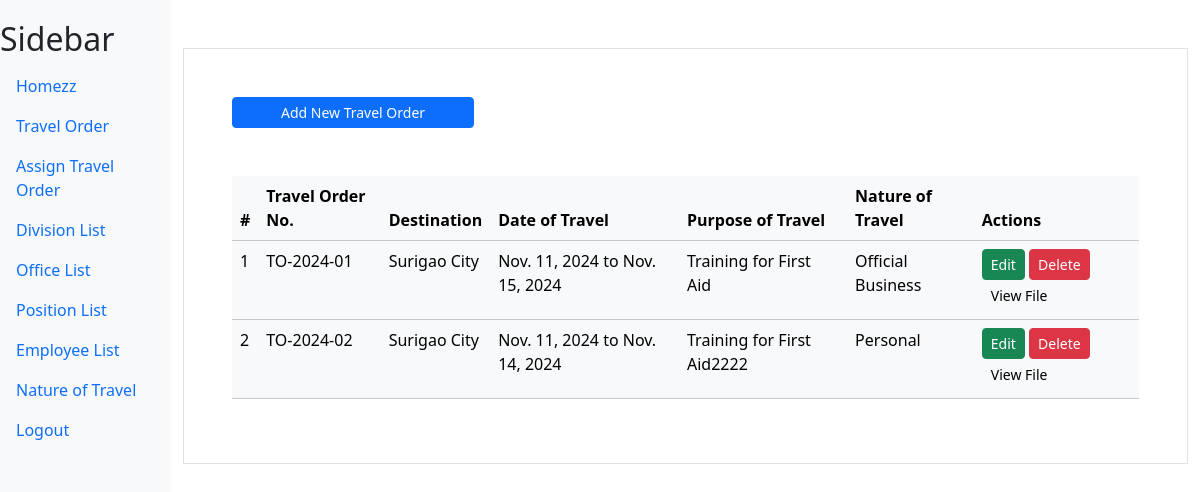
The app's page /travel_order/ (signed in) with its own data.
### myapp/models.py (models this page shows)
class TravelOrder(models.Model):
    travel_number = models.CharField(max_length=100, verbose_name="Travel Order Number")
    destination = models.CharField(max_length=100,verbose_name="Destination")
    date_start = models.DateField(verbose_name="Date Start")
    date_end = models.DateField(verbose_name="Date End")
    purpose = models.CharField(max_length=100,verbose_name="Purpose of Travel")
    natureoftavel = models.ForeignKey(NatureOfTravel,on_delete=models.CASCADE)
    file = models.FileField(upload_to='documents/', default='documents/default_file.pdf', verbose_name="Upload File")

class NatureOfTravel(models.Model):
    nature_travel_name = models.CharField(max_length=100,verbose_name="Nature of Travel")

### myapp/views.py (the view, shortened to what this page needs)
# urls.py: path('travel_order/',views.travel,name='travel'),
@login_required
def travel(request):
    travel = TravelOrder.objects.all()
    nature_travel = NatureOfTravel.objects.all()
    context = {"travel_list":travel,"nature_travel_list":nature_travel}
    return render(request,'myapp/travelorder.html',context)

### myapp/templates/myapp/travelorder.html (shortened to what this page needs)
{% extends "myapp/base.html" %}
{% block content %}
<div class="container mt-5 p-5 border">
    <div class="">
        <a href="#" class="btn btn-primary px-5 btn-sm" data-bs-toggle="modal" data-bs-target="#addModal">Add New Travel Order</a>
    </div>
    <table class="table mt-5 table-light">
        <thead>
            <tr>
                <th scope="col">#</th>
                <th scope="col">Travel Order No.</th>
                <th scope="col">Destination</th>
                <th scope="col">Date of Travel</th>
                <th scope="col">Purpose of Travel</th>
                <th scope="col">Nature of Travel</th>
                <th scope="col">Actions</th>
            </tr>
        </thead>
        <tbody>
            {% for travel in travel_list %}
            <tr>
                <td>{{ forloop.counter }}</td>
                <td>{{ travel.travel_number }}</td>
                <td>{{ travel.destination }}</td>
                <td>{{ travel.date_start }} to {{ travel.date_end }}</td>
                <td>{{ travel.purpose }}</td>
                <td>{{ travel.natureoftavel.nature_travel_name }}</td>
                <td>
                    <a href="#" class="btn btn-success btn-sm" data-bs-toggle="modal" data-bs-target="#updateModal_{{ travel.id }}">Edit</a>
                    <a href="#" class="btn btn-danger btn-sm" data-bs-toggle="modal" data-bs-target="#deleteModal_{{ travel.id }}">Delete</a>
                    <a href="{{ travel.file.url }}" class="btn btn-light btn-sm" target="_blank">View File</a>
                </td>
            </tr>
            {% endfor %}
        </tbody>
    </table>
</div>
{% endblock content %}

### myapp/templates/myapp/base.html (style rules this page uses)
body { display: flex; }

### records on screen
TravelOrder: travel_number "TO-2024-01", destination "Surigao City", date_start "Nov. 11, 2024", date_end "Nov. 15, 2024", purpose "Training for First Aid", natureoftavel.nature_travel_name "Official Business"
TravelOrder: travel_number "TO-2024-02", destination "Surigao City", date_start "Nov. 11, 2024", date_end "Nov. 14, 2024", purpose "Training for First Aid2222", natureoftavel.nature_travel_name "Personal"
